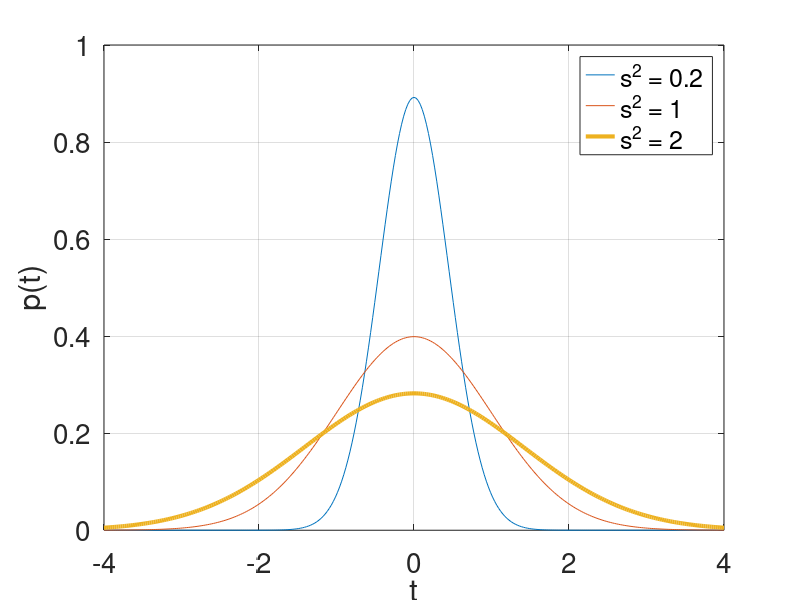

Here is the MATLAB script that generated this plot: (Note: this script raises an error after producing the figure.)
%% Plots_1D.m
% This script generates and saves the plots used in the one-dimensional
% experiments. The plots are saved as .eps files in the Figures folder.
%
% Companion files: testFunction.m, GaussianBlur_1D.m, convPeriodic_1D.m
% 
%% Gaussian Distributions
% This section generates one plot called GaussianDistributions.eps showing
% three Gaussian distributions centered at the origin for different 
% variances.

clear

t = linspace(-4,4,301);
s2 = [1/5,1,2]; % Variances
f = @(t,s2) (1/sqrt(2*pi*s2))*exp(-(t.^2)/(2*s2));   % Gaussian PDF

figure('units','normalized','outerposition',[0 0 1 1])

plot(t,f(t,s2(1)),t,f(t,s2(2)),t,f(t,s2(3)),'Linewidth',3)
grid on
legend({['s^2 = ' num2str(s2(1))],['s^2 = ' num2str(s2(2))],...
    ['s^2 = ' num2str(s2(3))]},'Location','Northeast')
axis([t(1) t(end) 0 1])
xlabel('t')
ylabel('p(t)')
set(gca,'Fontsize',20)
% print('Figures\GaussianDistributions','-depsc')

%% Law of Large Numbers
% This sections generates one plot called LLN_Plot.eps showing the effect
% of vector length on sample variance. This plot demonstrates the Law of
% Large Numbers.

clear

seed = RandStream('mt19937ar','Seed',53);   % Generate random seed
M = 2.^(4:12); % Downsampling resolutions
r = 4096; % Effective numerical rank (2^12)
N = 4096; % Number of points in the finest sampling 
t = linspace(0,1,N+1);
t = t(1:end-1); % Equispaced N-point discretization of the interval [0,1]

% Three test functions:
f1 = testFunction('1D',1);
f2 = testFunction('1D',2);
f3 = testFunction('1D',3);

% Construction of blurred functions g:
radius = 50;
[g1,h1] = GaussianBlur_1D(t,f1,radius);
[g2,h2] = GaussianBlur_1D(t,f2,radius);
[g3,h3] = GaussianBlur_1D(t,f3,radius);

SNR = 5;   % Signal-to-noise ratio (SNR)
R = 100; % Number of noise realizations

v1 = (norm(g1)^2)/(N*10^(SNR/10));  % v = variance for specific SNR
noise1 = sqrt(v1)*seed.randn(R,N);  % Creation of noise
v2 = (norm(g2)^2)/(N*10^(SNR/10));  
noise2 = sqrt(v2)*seed.randn(R,N);  
v3 = (norm(g3)^2)/(N*10^(SNR/10));  
noise3 = sqrt(v3)*seed.randn(R,N);  

% Vectors for sample variances:
sv1 = var(noise1,0,2);
sv2 = var(noise2,0,2);
sv3 = var(noise3,0,2);

% Initialization of storage vectors for means of sample variances:
means1 = zeros(R,1);
means2 = means1;
means3 = means1;

% Calculation of means of sample variances:
for j = 1:R
   means1(j) = mean(sv1(1:j));
   means2(j) = mean(sv2(1:j)); 
   means3(j) = mean(sv3(1:j)); 
end

figure('units','normalized','outerposition',[0 0 1 1])

subplot(3,1,1)
plot(1:R,means1,'Linewidth',2)
hold on
axis manual
line = plot(1:R,v1*ones(1,R),'r--','Linewidth',2);
legend(line,['s^2 = ' num2str(v1)],'Location','East')
title('Result for test function #1')
set(gca,'Fontsize',20)

subplot(3,1,2)
plot(1:R,means2,'Linewidth',2)
hold on
axis manual
line = plot(1:R,v2*ones(1,R),'r--','Linewidth',2);
legend(line,['s^2 = ' num2str(v2)],'Location','East')
title('Result for test function #2')
set(gca,'Fontsize',20)

subplot(3,1,3)
plot(1:R,means3,'Linewidth',2)
hold on
axis manual
line = plot(1:R,v3*ones(1,R),'r--','Linewidth',2);
legend(line,['s^2 = ' num2str(v3)],'Location','East')
title('Result for test function #3')
set(gca,'Fontsize',20)

% print('Figures\LLN_Plot','-depsc')

%% 

